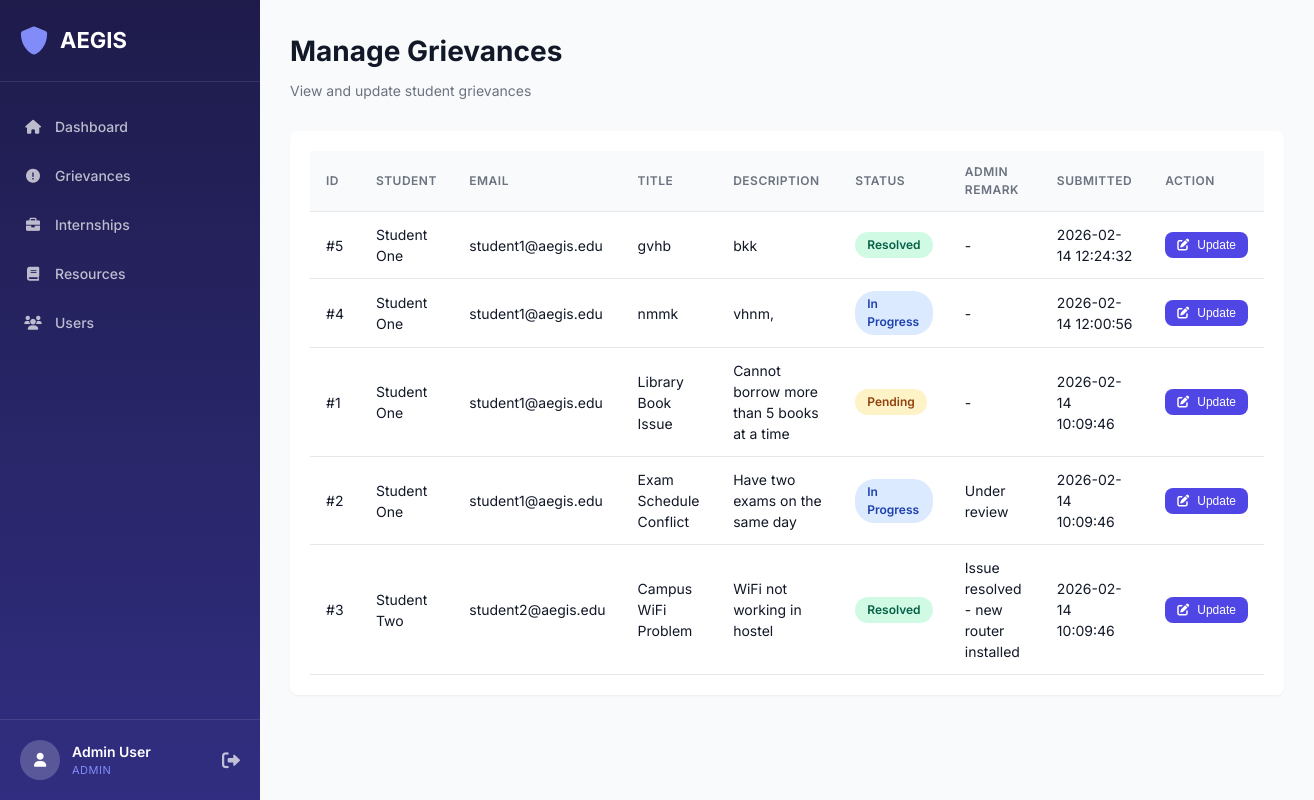
Page /admin/grievances (signed in) on the committed database.
### tables this page shows
CREATE TABLE grievances (
            id INTEGER PRIMARY KEY AUTOINCREMENT,
            student_id INTEGER NOT NULL,
            title TEXT NOT NULL,
            description TEXT NOT NULL,
            status TEXT NOT NULL DEFAULT 'Pending' CHECK(status IN ('Pending', 'In Progress', 'Resolved')),
            admin_remark TEXT,
            created_at TIMESTAMP DEFAULT CURRENT_TIMESTAMP,
            FOREIGN KEY (student_id) REFERENCES users (id)
        );

CREATE TABLE users (
            id INTEGER PRIMARY KEY AUTOINCREMENT,
            name TEXT NOT NULL,
            email TEXT UNIQUE NOT NULL,
            password TEXT NOT NULL,
            role TEXT NOT NULL CHECK(role IN ('student', 'faculty', 'admin'))
        );

### app.py (the view)
@app.route('/admin/grievances')
@login_required
@role_required(['admin'])
def admin_grievances():
    conn = get_db_connection()
    grievances = conn.execute('''
        SELECT g.*, u.name as student_name, u.email as student_email
        FROM grievances g
        JOIN users u ON g.student_id = u.id
        ORDER BY g.created_at DESC
    ''').fetchall()
    conn.close()
    return render_template('admin/grievances.html', grievances=grievances)

### app.py (called while the page is built)
def get_db_connection():
    conn = sqlite3.connect('database.db')
    conn.row_factory = sqlite3.Row
    return conn

def login_required(f):
    @wraps(f)
    def decorated_function(*args, **kwargs):
        if 'user_id' not in session:
            return redirect(url_for('login'))
        return f(*args, **kwargs)
    return decorated_function

def role_required(roles):
    def decorator(f):
        @wraps(f)
        def decorated_function(*args, **kwargs):
            if 'role' not in session or session['role'] not in roles:
                flash('Unauthorized access', 'error')
                return redirect(url_for('login'))
            return f(*args, **kwargs)
        return decorated_function
    return decorator

### templates/admin/grievances.html (shortened to what this page needs)
{% extends "base.html" %}
{% block content %}
<div class="page-header">
    <h1>Manage Grievances</h1>
    <p>View and update student grievances</p>
</div>
<div class="table-container">
    {% if grievances %}
    <table class="data-table">
        <thead>
            <tr>
                <th>ID</th>
                <th>Student</th>
                <th>Email</th>
                <th>Title</th>
                <th>Description</th>
                <th>Status</th>
                <th>Admin Remark</th>
                <th>Submitted</th>
                <th>Action</th>
            </tr>
        </thead>
        <tbody>
            {% for grievance in grievances %}
            <tr>
                <td>#{{ grievance.id }}</td>
                <td>{{ grievance.student_name }}</td>
                <td>{{ grievance.student_email }}</td>
                <td>{{ grievance.title }}</td>
                <td>{{ grievance.description }}</td>
                <td>
                    <span class="status-badge status-{{ grievance.status|lower|replace(' ', '-') }}">
                        {{ grievance.status }}
                    </span>
                </td>
                <td>{{ grievance.admin_remark if grievance.admin_remark else '-' }}</td>
                <td>{{ grievance.created_at }}</td>
                <td>
                    <button class="btn btn-sm btn-primary"
                            data-id="{{ grievance.id }}"
                            data-status="{{ grievance.status }}"
                            data-remark="{{ grievance.admin_remark if grievance.admin_remark else '' }}"
                            onclick="openUpdateModal(this)">
                        <i class="fas fa-edit"></i> Update
                    </button>
                </td>
            </tr>
            {% endfor %}
        </tbody>
    </table>
    {% else %}
    <div class="empty-state">
        <i class="fas fa-inbox"></i>
        <h3>No grievances found</h3>
        <p>There are no grievances to display.</p>
    </div>
    {% endif %}
</div>
{% endblock %}

### static/css/style.css (style rules this page uses)
:root { --primary-color: #4f46e5; --primary-hover: #4338ca; --secondary-color: #6b7280; --success-color: #10b981; --warning-color: #f59e0b; --danger-color: #ef4444; --info-color: #3b82f6; --dark-color: #1f2937; --light-color: #f9fafb; --white: #ffffff; --border-color: #e5e7eb; --text-primary: #111827; --text-secondary: #6b7280; --shadow-sm: 0 1px 2px 0 rgba(0, 0, 0, 0.05); --shadow-md: 0 4px 6px -1px rgba(0, 0, 0, 0.1); --shadow-lg: 0 10px 15px -3px rgba(0, 0, 0, 0.1); --radius: 8px; }
* { margin: 0; padding: 0; box-sizing: border-box; }
body { font-family: 'Inter', -apple-system, BlinkMacSystemFont, 'Segoe UI', Roboto, sans-serif; font-size: 14px; line-height: 1.5; color: var(--text-primary); background-color: var(--light-color); }
.btn { display: inline-flex; align-items: center; justify-content: center; gap: 8px; padding: 10px 20px; border: none; border-radius: var(--radius); font-size: 14px; font-weight: 500; cursor: pointer; text-decoration: none; transition: all 0.2s; }
.btn-primary { background: var(--primary-color); color: var(--white); }
.btn-sm { padding: 6px 12px; font-size: 12px; }
.page-header { margin-bottom: 30px; }
.page-header h1 { font-size: 28px; font-weight: 700; color: var(--text-primary); margin-bottom: 8px; }
.page-header p { color: var(--text-secondary); font-size: 14px; }
.table-container { background: var(--white); border-radius: var(--radius); padding: 20px; box-shadow: var(--shadow-sm); overflow-x: auto; }
.data-table { width: 100%; border-collapse: collapse; }
.data-table th, .data-table td { padding: 12px 16px; text-align: left; border-bottom: 1px solid var(--border-color); }
.data-table th { font-weight: 600; color: var(--text-secondary); font-size: 12px; text-transform: uppercase; letter-spacing: 0.5px; background: var(--light-color); }
.status-badge { display: inline-block; padding: 4px 12px; border-radius: 20px; font-size: 12px; font-weight: 600; text-transform: capitalize; }
.status-pending { background: #fef3c7; color: #92400e; }
.status-in-progress { background: #dbeafe; color: #1e40af; }
.status-resolved { background: #d1fae5; color: #065f46; }

### rows in the picture
grievances: id "5", student_name "Student One", student_email "student1@aegis.edu", title "gvhb", description "bkk", status "Resolved", admin_remark "-", created_at "2026-02-14 12:24:32"
grievances: id "4", student_name "Student One", student_email "student1@aegis.edu", title "nmmk", description "vhnm,", status "In Progress", admin_remark "-", created_at "2026-02-14 12:00:56"
grievances: id "1", student_name "Student One", student_email "student1@aegis.edu", title "Library Book Issue", description "Cannot borrow more than 5 books at a time", status "Pending", admin_remark "-", created_at "2026-02-14 10:09:46"
grievances: id "2", student_name "Student One", student_email "student1@aegis.edu", title "Exam Schedule Conflict", description "Have two exams on the same day", status "In Progress", admin_remark "Under review", created_at "2026-02-14 10:09:46"
grievances: id "3", student_name "Student Two", student_email "student2@aegis.edu", title "Campus WiFi Problem", description "WiFi not working in hostel", status "Resolved", admin_remark "Issue resolved - new router installed", created_at "2026-02-14 10:09:46"

### other values in the picture
{{ session.get('name') }} "Admin User"
{{ session.get('role')|upper }} "ADMIN"
